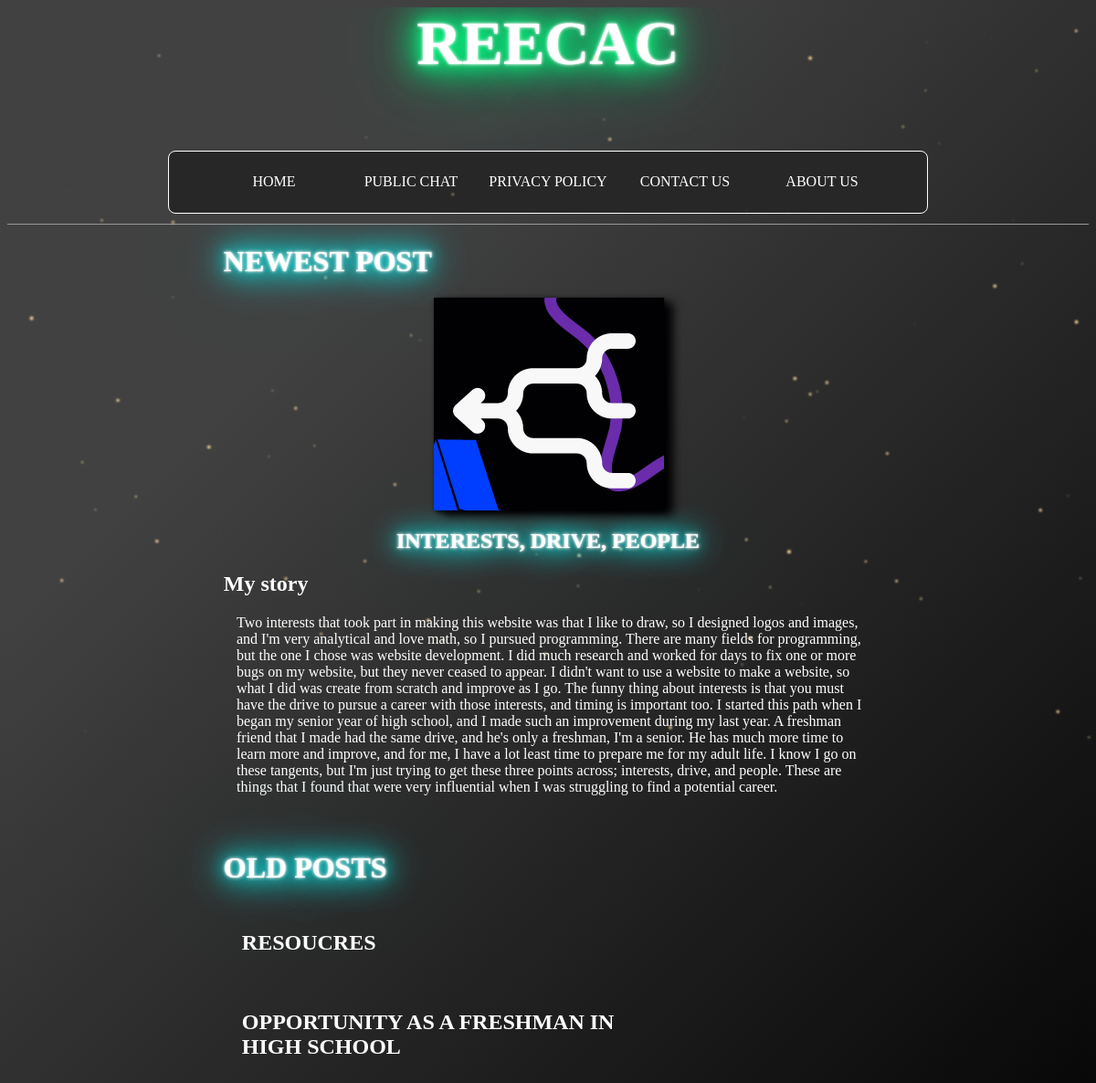
The app's page /, older data.
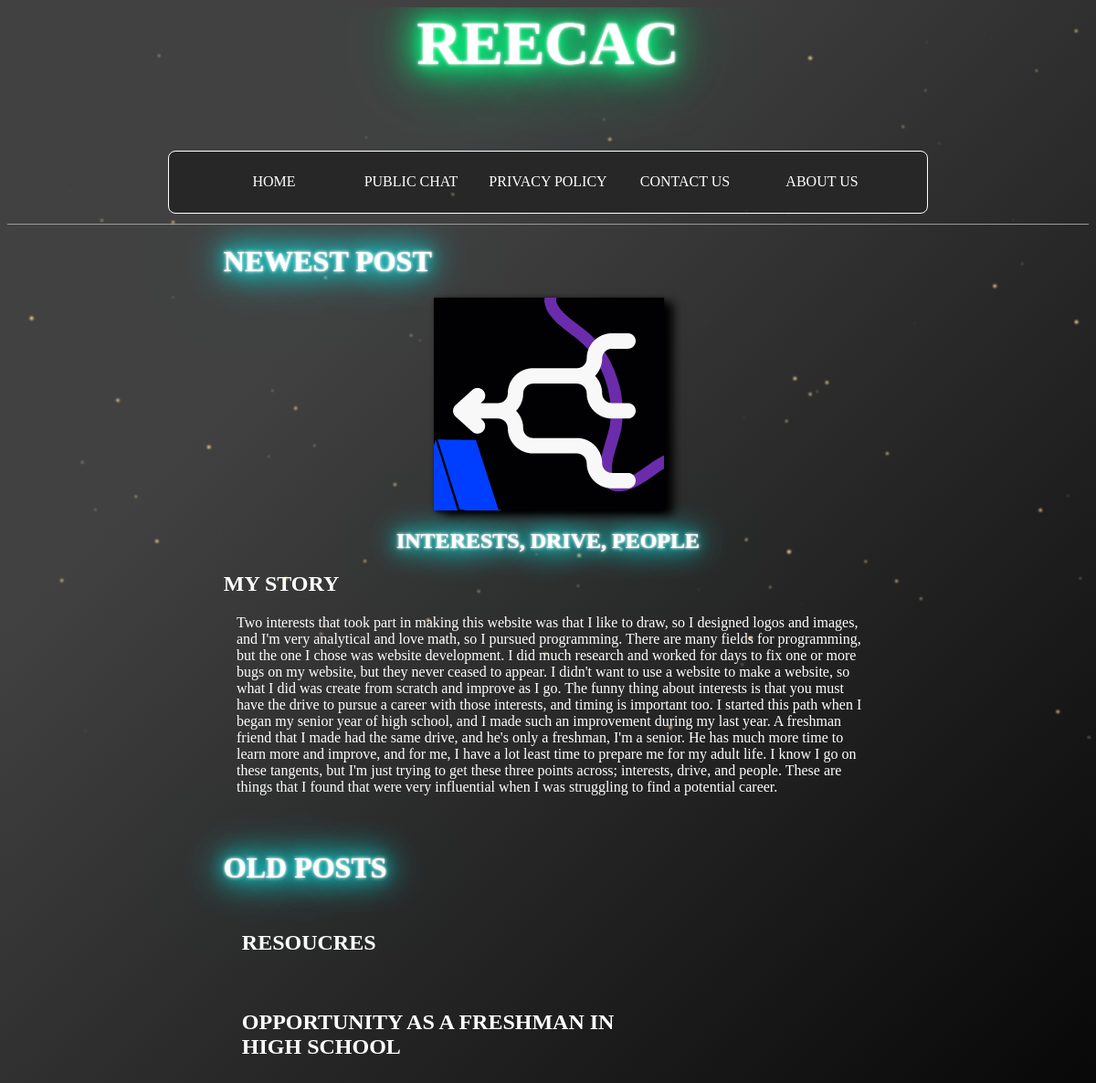
The same page, newer data.
### blog/models.py (models this page shows, shortened)
class Content(models.Model):
    post = models.ForeignKey(Post, on_delete=models.CASCADE)
    head = models.CharField(max_length=200)
    body = models.TextField()

### blog/views.py (the view)
# urls.py: path('', BlogListView.as_view(), name='home'),
class BlogListView(ListView):
    model = Post
    template_name = 'home.html'

### blog/templates/home.html
{% extends 'base.html' %}
{% load static %}
{% block content %}
<h1 class="blue-neon" style="padding-left:20%;width:40%;padding-right:40%;">
    NEWEST POST
</h1>
{% for post in object_list reversed %}
{% if forloop.first %}
<div class="column-img">
    <div class="container">
    {% with 'img/'|add:post.img|add:'.PNG' as image_static %}
    <img src="{% static image_static %}" style="max-height:50%,max-width:50%;"/>
    {% endwith %}
        </div>
</div>
<div class="column-text">
    <h2 class="blue-neon" style="padding-left:20%;width:60%;padding-right:20%;">{{ post.title }}</h2>
    {% for content in post.content_set.all %}
    <h2 style="color: white;text-align: left;">{{ content.head }}</h2>
    <p style="color:white;text-align: left;padding-left:2%;"> {{ content.body }}</p>
    {% endfor %}
</div>
{% endif %}
{% endfor %}
<div class="column-post">
<h1 class="blue-neon" style="padding-left:20%;width:40%;padding-right:40%;padding-top:2%;">
    OLD POSTS
</h1>
 {% for post in object_list reversed %}
    {% if forloop.first %}
    {% else %}
  <div class="post-entry" style="padding-left: 20%;width: 40%;padding-right: 40%;padding-top: 20px;">
      <h2 class="blog-left"><a href="{% url 'post_detail' post.pk %}">{{ post.title }}</a></h2>
  </div>
    {% endif %}
 {% endfor %}
</div>
{% endblock content %}

Row changes from the older to the newer data that the page shows:
changed Content: head "My story" → "MY STORY"
